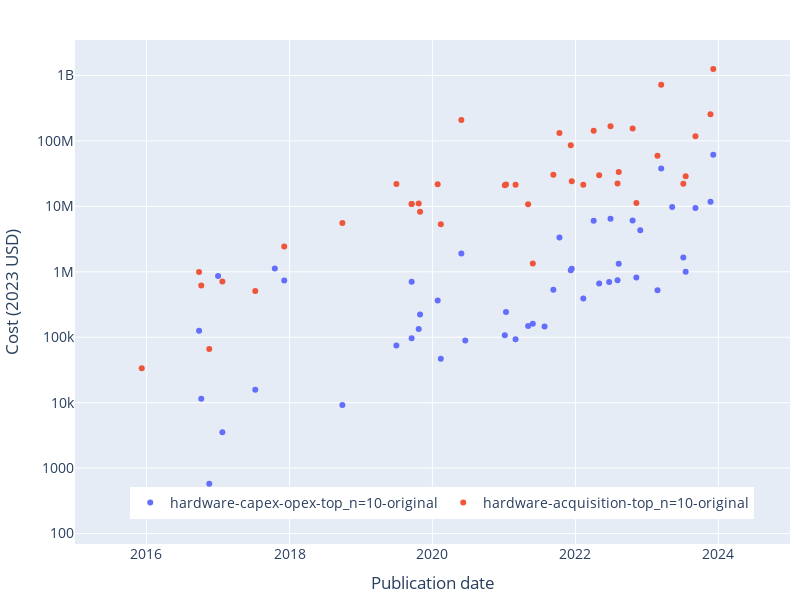

This figure's notebook cell:
### Code cell
fig = px.scatter(
    combined_cost_df,
    x='Publication date',
    y=col,
    color='Source',
    hover_data=['System'],
    log_y=True,
)
fig.update_traces(textposition='top center')

# legend
fig.update_layout(
    legend_title_text='',
    legend=dict(
        orientation='h',
        yanchor='bottom',
        y=0.05,
        xanchor='right',
        x=0.95,
    ),
)

# axis labels
fig.update_xaxes(title_text='Publication date')
fig.update_yaxes(title_text='Cost (2023 USD)')

# title
fig.update_layout(title_text='')

# update size
fig.update_layout(
    autosize=False,
    width=800,
    height=600,
    title_font=dict(
        size=16,
    )
)

# font size
fig.update_layout(
    font=dict(
        size=14,
    )
)

# axis limits
fig.update_xaxes(range=['2015-01-01', '2025-01-01'])

# margins
fig.update_layout(margin=dict(l=10, r=10, t=40, b=10))

save_plot(fig, results_dir, 'cost_scatter_comparison')

fig.show()

### Figure 1 — Plotly figure (JSON) as saved in the notebook; plotly's stock layout.template omitted (floating-point values rounded to 4 significant figures)
{"data": [{"customdata": [["Gemini Ultra"], ["Inflection-2"], ["Grok-1"], ["ChatGLM3"], ["Falcon-180B"], ["Llama 2-70B"], ["Claude 2"], ["xTrimoPGLM -100B"], ["PaLM 2"], ["GPT-4"], ["LLaMA-65B"], ["GPT-3.5 (text-davinci-003)"], ["BLOOM-176B"], ["U-PaLM (540B)"], ["BlenderBot 3"], ["GLM-130B"], ["Minerva (540B)"], ["Parti"], ["OPT-175B"], ["PaLM (540B)"], ["Chinchilla"], ["ST-MoE"], ["LaMDA"], ["AlphaCode"], ["ERNIE 3.0 Titan"], ["GLaM"], ["Gopher (280B)"], ["Yuan 1.0"], ["Megatron-Turing NLG 530B"], ["HyperCLOVA"], ["GOAT"], ["ByT5-XXL"], ["ProtT5-XXL"], ["Meta Pseudo Labels"], ["Switch"], ["DALL-E"], ["mT5-XXL"], ["iGPT-XL"], ["GPT-3 175B (davinci)"], ["Turing-NLG"], ["Meena"], ["OpenAI Five"], ["OpenAI Five Rerun"], ["AlphaStar"], ["T5-11B"], ["Megatron-BERT"], ["Megatron-LM (8.3B)"], ["RoBERTa Large"], ["XLNet"], ["GPT-2 (1.5B)"], ["BigGAN-deep 512x512"], ["FTW"], ["ResNeXt-101 32x48d"], ["AlphaZero"], ["AlphaGo Zero"], ["OpenAI TI7 DOTA 1v1"], ["JFT"], ["MoE"], ["Libratus"], ["AlphaGo Master"], ["PolyNet"], ["NASv3 (CIFAR-10)"], ["Xception"], ["GNMT"], ["AlphaGo Lee"], ["ResNet-152 (ImageNet)"], ["DeepSpeech2 (English)"]], "hovertemplate": "Source=hardware-capex-opex-top_n=10-original<br>Publication date=%{x}<br>Cost (inflation-adjusted)=%{y}<br>System=%{customdata[0]}<extra></extra>", "legendgroup": "hardware-capex-opex-top_n=10-original", "marker": {"color": "#636efa", "symbol": "circle"}, "mode": "markers", "name": "hardware-capex-opex-top_n=10-original", "orientation": "v", "showlegend": true, "textposition": "top center", "type": "scatter", "x": ["2023-12-06", "2023-11-22", "2023-11-04", "2023-10-27", "2023-09-06", "2023-07-18", "2023-07-11", "2023-07-06", "2023-05-10", "2023-03-15", "2023-02-24", "2022-11-28", "2022-11-08", "2022-10-20", "2022-08-10", "2022-08-04", "2022-06-29", "2022-06-22", "2022-05-02", "2022-04-04", "2022-03-29", "2022-02-17", "2022-02-10", "2022-02-02", "2021-12-23", "2021-12-13", "2021-12-08", "2021-10-12", "2021-10-11", "2021-09-10", "2021-07-27", "2021-05-28", "2021-05-04", "2021-03-01", "2021-01-11", "2021-01-05", "2020-10-20", "2020-06-17", "2020-05-28", "2020-02-13", "2020-01-28", "2019-12-13", "2019-12-13", "2019-10-30", "2019-10-23", "2019-09-17", "2019-09-17", "2019-07-01", "2019-06-01", "2019-02-14", "2018-09-28", "2018-07-03", "2018-05-02", "2017-12-05", "2017-10-18", "2017-08-11", "2017-07-10", "2017-01-23", "2017-01-01", "2017-01-01", "2016-11-17", "2016-11-05", "2016-10-07", "2016-09-26", "2016-01-27", "2015-12-10", "2015-12-08"], "xaxis": "x", "y": [61270000.0, 11740000.0, null, null, 9421000.0, 999500.0, null, 1656000.0, 9784000.0, 37800000.0, 524700.0, 4307000.0, 818400.0, 6061000.0, 1329000.0, 745800.0, 6481000.0, 700700.0, 663500.0, 6005000.0, null, null, 389800.0, null, null, 1112000.0, 1058000.0, null, 3353000.0, 531800.0, 146400.0, 160100.0, 148500.0, 93490.0, 243200.0, 107600.0, null, 88960.0, 1911000.0, 46790.0, 365600.0, null, null, 222900.0, 133800.0, 705400.0, 96150.0, 74910.0, null, null, 9241.0, null, null, 738700.0, 1121000.0, null, 15760.0, 3529.0, null, 864500.0, 576.3, null, 11500.0, 125200.0, null, null, 192.0], "yaxis": "y"}, {"customdata": [["Gemini Ultra"], ["Inflection-2"], ["Grok-1"], ["ChatGLM3"], ["Falcon-180B"], ["Llama 2-70B"], ["Claude 2"], ["xTrimoPGLM -100B"], ["PaLM 2"], ["GPT-4"], ["LLaMA-65B"], ["GPT-3.5 (text-davinci-003)"], ["BLOOM-176B"], ["U-PaLM (540B)"], ["BlenderBot 3"], ["GLM-130B"], ["Minerva (540B)"], ["Parti"], ["OPT-175B"], ["PaLM (540B)"], ["Chinchilla"], ["ST-MoE"], ["LaMDA"], ["AlphaCode"], ["ERNIE 3.0 Titan"], ["GLaM"], ["Gopher (280B)"], ["Yuan 1.0"], ["Megatron-Turing NLG 530B"], ["HyperCLOVA"], ["GOAT"], ["ByT5-XXL"], ["ProtT5-XXL"], ["Meta Pseudo Labels"], ["Switch"], ["DALL-E"], ["mT5-XXL"], ["iGPT-XL"], ["GPT-3 175B (davinci)"], ["Turing-NLG"], ["Meena"], ["OpenAI Five"], ["OpenAI Five Rerun"], ["AlphaStar"], ["T5-11B"], ["Megatron-BERT"], ["Megatron-LM (8.3B)"], ["RoBERTa Large"], ["XLNet"], ["GPT-2 (1.5B)"], ["BigGAN-deep 512x512"], ["FTW"], ["ResNeXt-101 32x48d"], ["AlphaZero"], ["AlphaGo Zero"], ["OpenAI TI7 DOTA 1v1"], ["JFT"], ["MoE"], ["Libratus"], ["AlphaGo Master"], ["PolyNet"], ["NASv3 (CIFAR-10)"], ["Xception"], ["GNMT"], ["AlphaGo Lee"], ["ResNet-152 (ImageNet)"], ["DeepSpeech2 (English)"]], "hovertemplate": "Source=hardware-acquisition-top_n=10-original<br>Publication date=%{x}<br>Cost (inflation-adjusted)=%{y}<br>System=%{customdata[0]}<extra></extra>", "legendgroup": "hardware-acquisition-top_n=10-original", "marker": {"color": "#EF553B", "symbol": "circle"}, "mode": "markers", "name": "hardware-acquisition-top_n=10-original", "orientation": "v", "showlegend": true, "textposition": "top center", "type": "scatter", "x": ["2023-12-06", "2023-11-22", "2023-11-04", "2023-10-27", "2023-09-06", "2023-07-18", "2023-07-11", "2023-07-06", "2023-05-10", "2023-03-15", "2023-02-24", "2022-11-28", "2022-11-08", "2022-10-20", "2022-08-10", "2022-08-04", "2022-06-29", "2022-06-22", "2022-05-02", "2022-04-04", "2022-03-29", "2022-02-17", "2022-02-10", "2022-02-02", "2021-12-23", "2021-12-13", "2021-12-08", "2021-10-12", "2021-10-11", "2021-09-10", "2021-07-27", "2021-05-28", "2021-05-04", "2021-03-01", "2021-01-11", "2021-01-05", "2020-10-20", "2020-06-17", "2020-05-28", "2020-02-13", "2020-01-28", "2019-12-13", "2019-12-13", "2019-10-30", "2019-10-23", "2019-09-17", "2019-09-17", "2019-07-01", "2019-06-01", "2019-02-14", "2018-09-28", "2018-07-03", "2018-05-02", "2017-12-05", "2017-10-18", "2017-08-11", "2017-07-10", "2017-01-23", "2017-01-01", "2017-01-01", "2016-11-17", "2016-11-05", "2016-10-07", "2016-09-26", "2016-01-27", "2015-12-10", "2015-12-08"], "xaxis": "x", "y": [1257103870, 256400000.0, null, null, 117900000.0, 28770000.0, null, 22090000.0, null, 722800000.0, 59330000.0, null, 11210000.0, 155200000.0, 33610000.0, 22410000.0, 166900000.0, null, 29760000.0, 142800000.0, null, null, 21450000.0, null, null, 24150000.0, 85630000.0, null, 132200000.0, 30270000.0, null, 1341000.0, 10730000.0, 21440000.0, 21530000.0, 21080000.0, null, null, 208200000.0, 5326000.0, 21790000.0, null, null, 8290000.0, 11050000.0, 10830000.0, 10830000.0, 21860000.0, null, null, 5587000.0, null, null, 2425000.0, null, null, 509300.0, 711800.0, null, null, 65840.0, null, 617900.0, 988600.0, null, null, 33540.0], "yaxis": "y"}], "layout": {"autosize": false, "font": {"size": 14}, "height": 600, "legend": {"orientation": "h", "title": {"text": ""}, "tracegroupgap": 0, "x": 0.95, "xanchor": "right", "y": 0.05, "yanchor": "bottom"}, "margin": {"b": 10, "l": 10, "r": 10, "t": 40}, "title": {"font": {"size": 16}, "text": ""}, "width": 800, "xaxis": {"anchor": "y", "domain": [0, 1], "range": ["2015-01-01", "2025-01-01"], "title": {"text": "Publication date"}}, "yaxis": {"anchor": "x", "domain": [0, 1], "title": {"text": "Cost (2023 USD)"}, "type": "log"}}}
